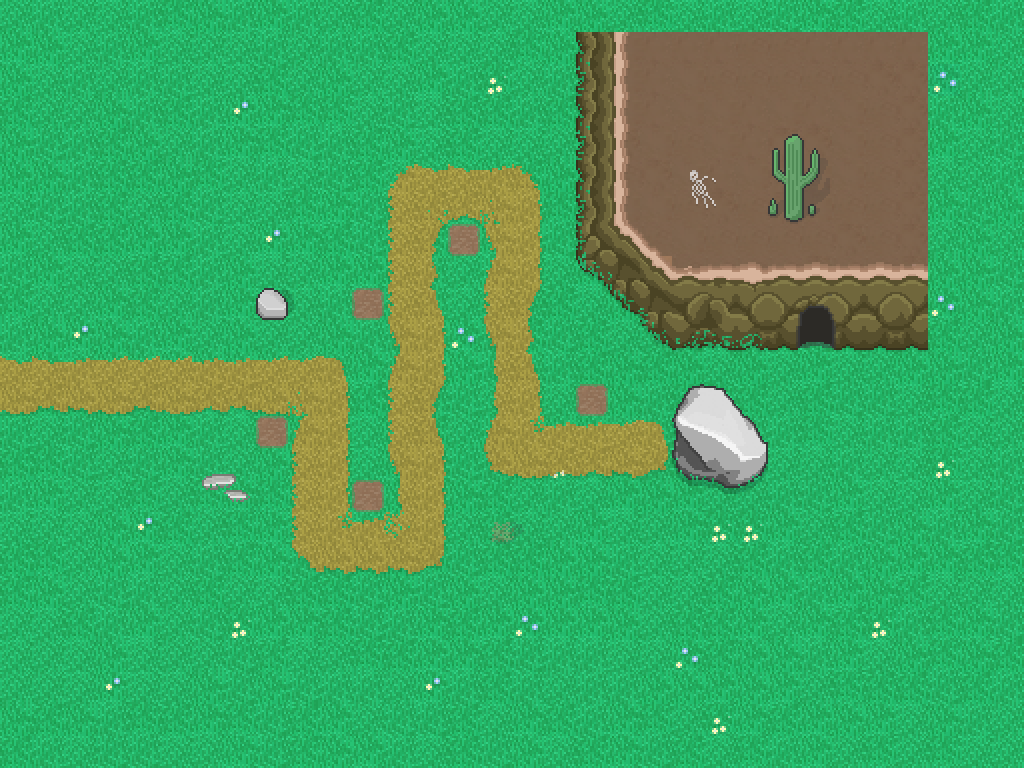

Tiled map render using the project's own tile images. Description and the whole map definition, tile-layer contents included, below:
An orthogonal 32x24 tile map with 32x32 px tiles, 2 tile layers (Tile Layer 1, Tile Layer 2), 2 tilesets and 8 objects (5x tile_slot, goal, enemy_path).

<map version="1.4" tiledversion="1.4.3" orientation="orthogonal" renderorder="right-down" width="32" height="24" tilewidth="32" tileheight="32" infinite="0" nextlayerid="5" nextobjectid="16">
 <tileset firstgid="1" name="tilesheet-browserquest-2" tilewidth="32" tileheight="32" tilecount="1960" columns="20">
  <image source="browserquest2.png" width="640" height="3136" />
 </tileset>
 <tileset firstgid="1961" name="main" tilewidth="32" tileheight="32" tilecount="256" columns="16">
  <image source="main.png" width="512" height="512" />
 </tileset>
 <layer id="1" name="Tile Layer 1" width="32" height="24">
  <data encoding="csv">
178,173,180,174,175,199,156,173,200,173,180,155,178,156,154,178,176,200,154,180,199,174,175,176,179,200,153,174,173,180,153,175,
198,154,174,175,198,176,180,176,173,178,175,175,153,174,174,174,199,156,198,419,420,420,420,439,439,420,420,420,420,200,198,180,
154,176,175,178,175,173,176,176,153,178,154,180,176,198,173,159,178,175,199,419,420,419,439,439,439,439,439,440,440,607,180,178,
155,178,178,156,173,155,173,158,198,199,199,176,179,174,153,153,175,153,179,419,420,419,419,420,419,420,419,439,440,175,154,176,
154,179,175,153,156,178,175,198,199,179,173,153,156,176,153,176,176,178,154,440,419,439,419,420,440,440,419,439,440,200,174,179,
156,154,175,153,155,154,199,178,175,176,179,155,174,180,178,198,155,154,178,439,440,675,676,419,440,419,419,439,440,174,180,173,
174,179,173,153,178,153,179,176,174,199,198,179,153,155,200,175,156,199,155,419,419,695,696,439,440,419,439,439,440,198,179,154,
198,178,155,155,198,200,173,176,158,198,155,179,175,153,178,198,156,179,198,439,439,419,439,439,439,439,440,439,440,180,156,178,
179,200,176,180,153,155,175,156,176,180,198,200,200,175,180,175,176,176,198,200,551,439,439,439,439,440,439,439,440,154,156,179,
199,178,178,200,155,178,175,198,176,176,173,155,173,179,174,174,176,155,176,156,200,175,178,154,173,179,156,173,158,160,154,175,
175,156,158,156,175,200,180,154,178,178,154,175,173,160,179,173,153,179,155,174,178,179,158,178,155,179,154,156,178,153,180,156,
176,198,180,198,156,200,200,154,200,180,180,198,179,154,154,179,174,173,153,156,153,156,174,154,174,198,176,180,154,156,179,198,
174,155,155,156,178,199,200,199,154,176,173,153,199,173,179,178,174,176,199,156,175,199,199,155,180,155,179,179,176,199,153,176,
175,176,179,156,155,200,175,174,180,156,158,176,154,153,180,175,156,156,154,178,179,173,199,179,175,199,174,175,173,153,176,178,
155,199,179,178,179,199,199,154,156,198,176,174,198,173,179,175,154,159,199,155,176,155,200,180,174,174,173,178,176,159,176,173,
175,200,178,176,199,174,179,200,199,154,174,199,156,175,156,153,178,173,174,200,156,198,174,176,173,179,198,176,176,198,174,179,
176,180,174,154,158,155,180,199,200,174,198,179,175,173,180,153,176,178,200,176,180,198,159,159,200,180,155,179,156,175,198,179,
153,199,178,156,200,176,175,155,154,173,173,155,156,199,179,155,155,156,154,173,174,178,174,153,173,153,173,156,200,200,153,199,
155,156,180,179,173,180,153,178,174,153,153,179,154,179,154,174,156,156,199,153,174,174,155,156,198,173,198,156,155,174,178,174,
180,174,155,175,198,180,179,159,198,198,155,179,173,198,155,198,160,198,198,156,178,155,155,200,180,198,153,159,175,199,200,179,
176,178,176,156,174,178,178,179,155,174,178,199,155,198,200,153,179,173,173,174,174,160,155,156,156,175,200,174,154,199,154,153,
180,180,176,158,176,174,154,179,154,179,173,173,178,158,173,155,173,178,175,173,154,156,198,156,198,180,199,155,155,179,153,175,
156,153,156,175,199,153,198,199,179,153,200,180,179,179,153,176,200,153,173,198,199,180,159,200,153,198,156,198,174,154,175,180,
153,173,174,179,179,176,178,200,179,153,156,200,175,176,155,179,154,176,155,200,179,155,174,199,173,198,178,199,180,199,174,180
</data>
 </layer>
 <layer id="3" name="Tile Layer 2" width="32" height="24">
  <data encoding="csv">
0,0,0,0,0,0,0,0,0,0,0,0,0,0,0,0,0,0,0,0,0,0,0,0,0,0,0,0,0,0,0,0,
0,0,0,0,0,0,0,0,0,0,0,0,0,0,0,0,0,0,1107,1108,0,0,0,0,0,0,0,0,0,0,0,0,
0,0,0,0,0,0,0,0,0,0,0,0,0,0,0,0,0,0,1127,1128,0,0,0,0,0,0,0,0,0,0,0,0,
0,0,0,0,0,0,0,0,0,0,0,0,0,0,0,0,0,0,1107,1108,0,0,0,0,0,0,0,0,0,0,0,0,
0,0,0,0,0,0,0,0,0,0,0,0,0,0,0,0,0,0,1127,1128,0,0,0,0,332,333,0,0,0,0,0,0,
0,0,0,0,0,0,0,0,0,0,0,0,505,485,485,486,506,0,1107,1108,0,0,0,0,352,353,0,0,0,0,0,0,
0,0,0,0,0,0,0,0,0,0,0,0,563,544,584,545,568,0,1127,1128,0,0,0,0,372,373,0,0,0,0,0,0,
0,0,0,0,0,0,0,0,0,0,0,0,563,508,1993,503,568,0,1147,1148,1149,0,0,0,0,0,0,0,0,0,0,0,
0,0,0,0,0,0,0,0,0,0,0,0,563,528,0,543,568,0,1167,1168,1169,1172,1173,1174,1351,1352,1353,1054,1055,0,0,0,
0,0,0,0,0,0,0,0,98,99,0,1993,563,548,0,563,508,0,1187,1188,1189,1192,1193,1194,1371,1372,1373,1074,1075,0,0,0,
0,0,0,0,0,0,0,0,0,0,0,0,503,568,160,503,528,0,1207,1208,1209,1212,1213,1214,1391,1392,1393,1094,1095,0,0,0,
485,485,486,487,487,487,486,486,487,487,488,0,543,568,0,523,548,0,0,0,0,0,0,0,0,0,0,0,0,0,0,0,
585,586,587,585,586,585,584,586,585,545,568,0,563,508,0,523,568,0,1993,0,17,18,19,20,0,0,0,0,0,0,0,0,
0,0,0,0,0,0,0,0,1993,543,568,0,563,548,0,543,564,486,486,487,488,38,39,40,0,0,0,0,0,0,0,0,
0,0,0,0,0,200,219,220,0,563,568,0,503,568,0,583,585,584,584,587,588,58,59,60,0,0,0,0,0,0,0,0,
0,0,0,0,0,178,239,240,0,563,568,1993,523,568,0,0,0,0,0,0,77,78,79,80,0,0,0,0,0,0,0,0,
0,0,0,0,0,0,0,0,0,563,564,486,565,568,0,312,313,0,0,0,0,0,0,0,0,0,0,0,0,0,0,0,
0,0,0,0,0,0,0,0,0,524,587,587,587,588,0,0,0,0,0,0,0,0,0,0,0,0,0,0,0,0,0,0,
0,0,0,0,0,0,0,0,0,0,0,0,0,0,0,0,0,0,0,0,0,0,0,0,0,0,0,0,0,0,0,0,
0,0,0,0,0,0,0,0,0,0,0,0,0,0,0,0,0,0,0,0,0,0,0,0,0,0,0,0,0,0,0,0,
0,0,0,0,0,0,0,0,0,0,0,0,0,0,0,0,0,0,0,0,0,0,0,0,0,0,0,0,0,0,0,0,
0,0,0,0,0,0,0,0,0,0,0,0,0,0,0,0,0,0,0,0,0,0,0,0,0,0,0,0,0,0,0,0,
0,0,0,0,0,0,0,0,0,0,0,0,0,0,0,0,0,0,0,0,0,0,0,0,0,0,0,0,0,0,0,0,
0,0,0,0,0,0,0,0,0,0,0,0,0,0,0,0,0,0,0,0,0,0,0,0,0,0,0,0,0,0,0,0
</data>
 </layer>
 <objectgroup id="2" name="Object Layer 1">
  <object id="3" type="goal" gid="27" x="672" y="376" width="96" height="4">
   <properties>
    <property name="hp" type="int" value="20" />
   </properties>
  </object>
  <object id="6" type="tile_slot" gid="1994" x="448" y="256" width="32" height="32">
   <properties>
    <property name="index" type="int" value="0" />
   </properties>
  </object>
  <object id="7" type="tile_slot" gid="1995" x="352" y="512" width="32" height="32">
   <properties>
    <property name="index" type="int" value="1" />
   </properties>
  </object>
  <object id="8" type="tile_slot" gid="1996" x="256" y="448" width="32" height="32">
   <properties>
    <property name="index" type="int" value="2" />
   </properties>
  </object>
  <object id="9" type="tile_slot" gid="1997" x="352" y="320" width="32" height="32">
   <properties>
    <property name="index" type="int" value="3" />
   </properties>
  </object>
  <object id="10" type="tile_slot" gid="1998" x="576" y="416" width="32" height="32">
   <properties>
    <property name="index" type="int" value="4" />
   </properties>
  </object>
  <object id="12" type="enemy_path" x="128" y="384">
   <properties>
    <property name="index" type="int" value="0" />
   </properties>
   <polyline points="0,0 192,0 192,160 288,160 288,-192 384,-192 384,64 512,64" />
  </object>
  <object id="13" x="128" y="144" width="752" height="464" />
 </objectgroup>
</map>
